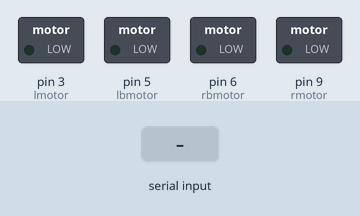
This sketch was run on a simulated Arduino Uno, built with avr-gcc and run on an emulated ATmega328P. Parts: switched loads named in the sketch (green lamp = pin HIGH). The inputs (shaded band) are chosen by the test bench. What the sketch prints to the serial monitor is not drawn.

Above: at 1.2 s.
1.3 s: "1" received over the second serial link
At 1.8 s:
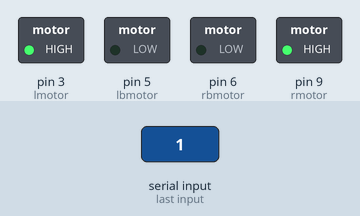
2.8 s: "2" received over the second serial link
At 4.0 s:
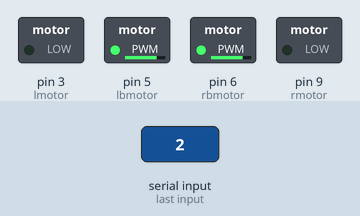
4.3 s: "3" received over the second serial link
At 5.3 s:
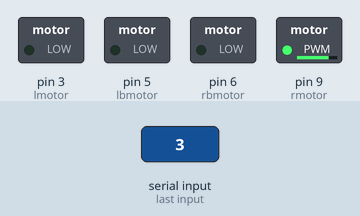
5.8 s: "4" received over the second serial link
At 6.4 s:
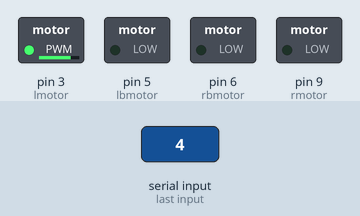
7.3 s: "1" received over the second serial link
At 8.7 s:
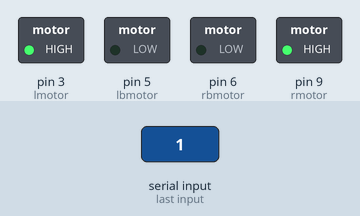
Timing chart, 0 to 9.8 s (numbered marks = the images above; inputs shaded):
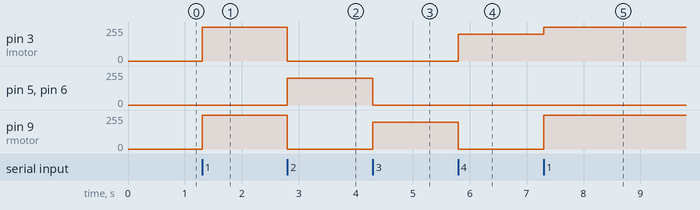

Measured:
- after the input at 1.3 s, pin 3 (lmotor), pin 9 (rmotor): 0/255 → 255/255 at once
- after the input at 2.8 s, pin 3 (lmotor), pin 9 (rmotor): 255/255 → 0/255 at once; pin 5 (lbmotor), pin 6 (rbmotor): 0/255 → 200/255 at once
- after the input at 4.3 s, pin 5 (lbmotor), pin 6 (rbmotor): 200/255 → 0/255 at once; pin 9 (rmotor): 0/255 → 200/255 at once
- after the input at 5.8 s, pin 3 (lmotor): 0/255 → 200/255 at once; pin 9 (rmotor): 200/255 → 0/255 at once
- after the input at 7.3 s, pin 3 (lmotor): 200/255 → 255/255 at once; pin 9 (rmotor): 0/255 → 255/255 at once

The sketch:

sketch1.ino
```cpp
#include <SoftwareSerial.h>
SoftwareSerial mySerial(0,1);
    char data;

//motors
#define lmotor 3
#define rmotor 9
#define lbmotor 5
#define rbmotor 6

//speeds
#define HSPEED 255
#define SPEED 200
void setup() {

  Serial.begin(9600);
  pinMode(lmotor, OUTPUT);
  pinMode(rmotor, OUTPUT);
  pinMode(lbmotor, OUTPUT);
  pinMode(rbmotor, OUTPUT);

  analogWrite(lmotor, 0);
  analogWrite(rmotor, 0);
  analogWrite(lbmotor, 0);
  analogWrite(rbmotor, 0);

  while(!Serial);
  mySerial.begin(4800);
  mySerial.println("Connected");

}

void loop() {

  if (mySerial.available())
  {

    data = mySerial.read();
    Serial.write(data);

    switch (data)
    {
      case '1':
        analogWrite(lmotor, HSPEED);
        analogWrite(rmotor, HSPEED);
        analogWrite(lbmotor, 0);
        analogWrite(rbmotor, 0);
        Serial.println("Forward");
        break;

      case '2':
        analogWrite(lmotor, 0);
        analogWrite(rmotor, 0);
        analogWrite(lbmotor, SPEED);
        analogWrite(rbmotor, SPEED);
        break;

      case '3':
        analogWrite(lmotor, 0);
        analogWrite(rmotor, SPEED);
        analogWrite(lbmotor, 0);
        analogWrite(rbmotor, 0);
        break;

      case '4':
        analogWrite(lmotor, SPEED);
        analogWrite(rmotor, 0);
        analogWrite(lbmotor, 0);
        analogWrite(rbmotor, 0);
        break;

      case '6':
        analogWrite(lmotor, 0);
        analogWrite(rmotor, 0);
        analogWrite(lbmotor, 0);
        analogWrite(rbmotor, 0);
        Serial.println("Default");
    }
    delay(100);
  }
}
```
